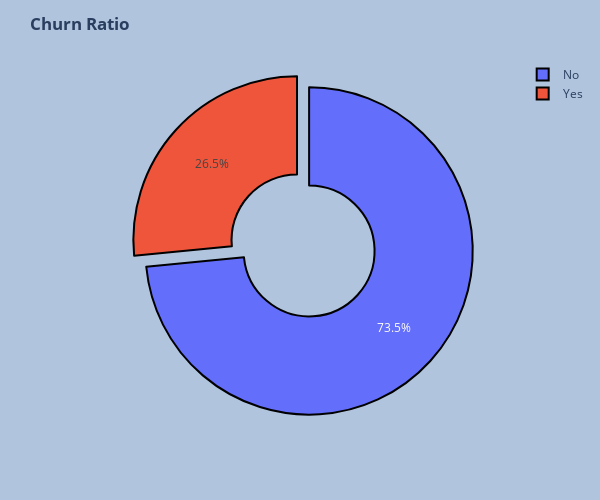

The cell this chart's notebook holds for it:
### Markdown cell above
*As per the above graph people who opt for month-to-month contract are most likley to churn*

### Code cell
# Graph for churn 
fig1 = px.pie(df,names=df['Churn'],hole= 0.4)

fig1.update_traces(hoverinfo='label+percent',
    textinfo='percent',
    marker = dict(line = dict(color ='black', width = 2)),
    pull = [0.1,0]
    )

fig1.update_layout(
    title_text = '<b>Churn Ratio<b>',
    paper_bgcolor='LightSteelBlue',
    height=500, width=600
    )

fig1.show()

### Figure 1 — Plotly figure (JSON) as saved in the notebook; plotly's stock layout.template omitted (floating-point values rounded to 4 significant figures; data arrays with more than 128 entries replaced by an {"elided": "..."} marker saying what was removed)
{"data": [{"domain": {"x": [0, 1], "y": [0, 1]}, "hole": 0.4, "hoverinfo": "label+percent", "hovertemplate": "Churn=%{label}<extra></extra>", "labels": {"elided": "7043 str values"}, "legendgroup": "", "marker": {"line": {"color": "black", "width": 2}}, "name": "", "pull": [0.1, 0], "showlegend": true, "textinfo": "percent", "type": "pie"}], "layout": {"height": 500, "legend": {"tracegroupgap": 0}, "margin": {"t": 60}, "paper_bgcolor": "LightSteelBlue", "title": {"text": "<b>Churn Ratio<b>"}, "width": 600}}
